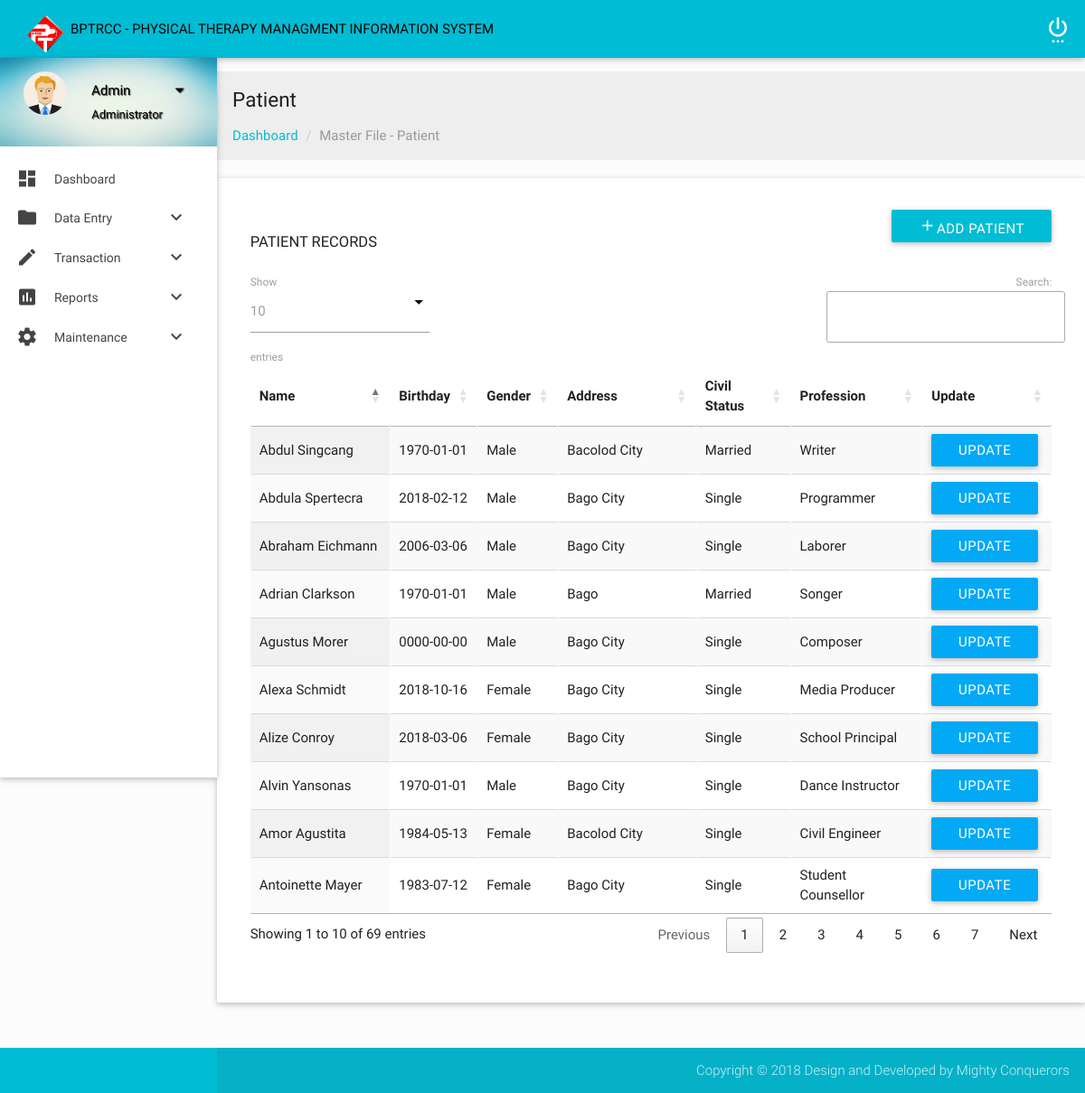
The page /admin/patient.php on the database its author committed.
### tables this page shows
CREATE TABLE `patient` (
  `PatientID` int(11) NOT NULL AUTO_INCREMENT,
  `PatientName` text NOT NULL,
  `PatientAddress` text NOT NULL,
  `PatientGender` text NOT NULL,
  `PatientBirthdate` date NOT NULL,
  `PatientCivilStatus` text NOT NULL,
  `PatientProfession` text NOT NULL,
  `PatientDoctor` text NOT NULL,
  `PatientHospital` text NOT NULL,
  `PatientReferralAddress` text NOT NULL,
  `PatientTelephone` int(11) NOT NULL,
  `PatientContactPerson` text NOT NULL,
  `PatientCases` text NOT NULL,
  `month` char(3) NOT NULL,
  `year` char(4) NOT NULL,
  PRIMARY KEY (`PatientID`)
);

### admin/patient.php (the view, shortened to what this page needs)
<?php include("header.php"); ?>
            <section class="section">
                <div id="breadcrumbs-wrapper" class=" grey lighten-3">
                  <div class="container">
                    <div class="row">
                      <div class="col s12 m12 l12">
                        <h5 class="breadcrumbs-title">Patient</h5>
                        <ol class="breadcrumb">
                            <li><a href="index.html">Dashboard</a></li>
                            <li class="active">Master File - Patient</li>
                        </ol>
                      </div>
                    </div>
                  </div>
                </div>
<?php include_once("config.php"); ?>
                <div class="card-panel">
                    <div class="container">
                        <div class="section">
                            <a href="PatientRegistration.php" class="btn cyan waves-effect waves-light right" type="submit" name="Submit" value="add"><i class="mdi-content-add"></i>Add Patient</a>
                            <div id="table-datatables">
                                <h4 class="header2">Patient Records</h4>
                                    <div class="row">
                                        <div class="col s12 m8 l12">
                                            <table id="data-table-simple" class="responsive-table display" cellspacing="0">
                                                <thead>
                                                    <tr>
                                                        <th>Name</th>
                                                        <th>Birthday</th>
                                                        <th>Gender</th>
                                                        <th>Address</th>
                                                        <th>Civil Status</th>
                                                        <th>Profession</th>
                                                        <th>Update</th>
                                                    </tr>
                                                </thead>
                                                <tbody>
                                                    <?php
                                                $result = mysqli_query($mysqli, "SELECT * FROM patient ORDER BY PatientID");
                                                    while ($res = mysqli_fetch_array($result)) { ?>
                                                    <tr>
                                                        <td><?php echo $res['PatientName']; ?></td>
                                                        <td><?php echo $res['PatientBirthdate']; ?></td>
                                                        <td><?php echo $res['PatientGender']; ?></td>
                                                        <td><?php echo $res['PatientAddress']; ?></td>
                                                        <td><?php echo $res['PatientCivilStatus']; ?></td>
                                                        <td><?php echo $res['PatientProfession']; ?></td>
                                                        <td><a href="patientEdit.php?patient_id=<?php echo $res['PatientID']; ?>" data-toggle="modal" class="waves-effect waves-light modal-trigger light-blue btn"> Update </a>
                                                        </td>
                                                    </tr>
                                                    <?php } ?>
                                                </tbody>
                                            </table>
                                        </div>
                                    </div>
                            </div>
                        </div>
                    </div>
                </div>
            </section>
        </div>
    </div>
    <footer class="page-footer">
        <div class="footer-copyright">
            <div class="container">
                <span class="right">  Copyright © 2018 Design and Developed by Mighty Conquerors</span>
            </div>
        </div>
    </footer>
</body>
</html>

### admin/css/style.css (style rules this page uses)
body { background-color: #fcfcfc; }
#main, footer { padding-left: 240px; }
.container { padding: 0 0.5rem; margin: 0 auto; max-width: 100% !important; width: 98%; }
@media only screen and (min-width: 601px) { .container { width: 98%; } }
@media only screen and (min-width: 993px) { .container { width: 98%; } }
h4.header2 { font-size: 1.1rem; font-weight: 400; text-transform: uppercase; }
.breadcrumb { padding: 0px; margin: 15px 0px; list-style: none; }
.breadcrumbs-title { font-size: 1.5rem; line-height: 1.804rem; margin: 18px 0px 0px 0px; }
.breadcrumb > li { display: inline-block; }
.breadcrumb a { color: #00bcd4; }
.breadcrumb .active { font-weight: normal; color: #999; }
.breadcrumb > li + li:before { padding: 0 5px; color: #ccc; content: "/\00a0"; }
#flotchart td, th { padding: 5px; }
footer.page-footer { padding-top: 0px; }

### rows shown on the page
patient: PatientName "Alexa Schmidt", PatientBirthdate "2018-10-16", PatientGender "Female", PatientAddress "Bago City", PatientCivilStatus "Single", PatientProfession "Media Producer"
patient: PatientName "Alize Conroy", PatientBirthdate "2018-03-06", PatientGender "Female", PatientAddress "Bago City", PatientCivilStatus "Single", PatientProfession "School Principal"
patient: PatientName "Antoinette Mayer", PatientBirthdate "1983-07-12", PatientGender "Female", PatientAddress "Bago City", PatientCivilStatus "Single", PatientProfession "Student Counsellor"
patient: PatientName "Alvin Yansonas", PatientBirthdate "1970-01-01", PatientGender "Male", PatientAddress "Bago City", PatientCivilStatus "Single", PatientProfession "Dance Instructor"
patient: PatientName "Abraham Eichmann", PatientBirthdate "2006-03-06", PatientGender "Male", PatientAddress "Bago City", PatientCivilStatus "Single", PatientProfession "Laborer"
patient: PatientName "Agustus Morer", PatientBirthdate "0000-00-00", PatientGender "Male", PatientAddress "Bago City", PatientCivilStatus "Single", PatientProfession "Composer"
patient: PatientName "Abdula Spertecra", PatientBirthdate "2018-02-12", PatientGender "Male", PatientAddress "Bago City", PatientCivilStatus "Single", PatientProfession "Programmer"
patient: PatientName "Amor Agustita", PatientBirthdate "1984-05-13", PatientGender "Female", PatientAddress "Bacolod City", PatientCivilStatus "Single", PatientProfession "Civil Engineer"
patient: PatientName "Abdul Singcang", PatientBirthdate "1970-01-01", PatientGender "Male", PatientAddress "Bacolod City", PatientCivilStatus "Married", PatientProfession "Writer"
patient: PatientName "Adrian Clarkson", PatientBirthdate "1970-01-01", PatientGender "Male", PatientAddress "Bago", PatientCivilStatus "Married", PatientProfession "Songer"
